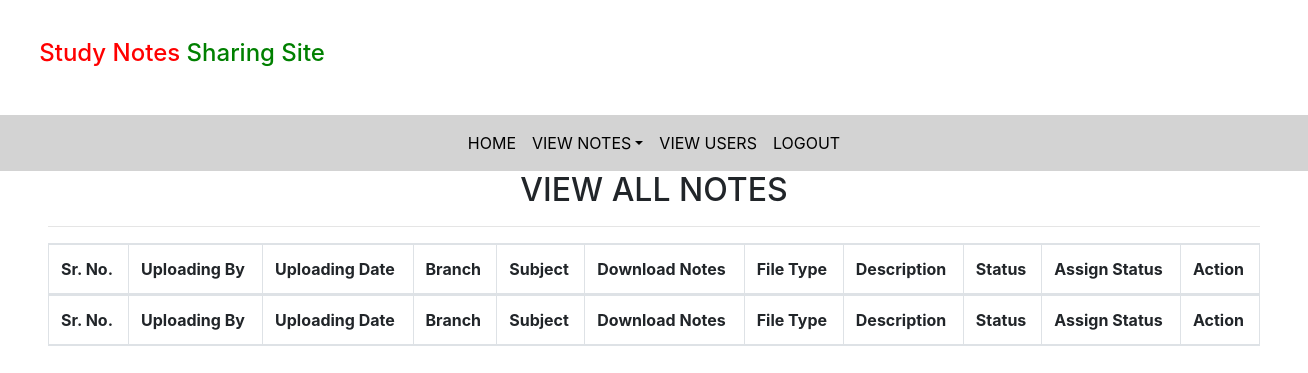
/all_notes/ (signed in), run on an earlier commit of the app's database.
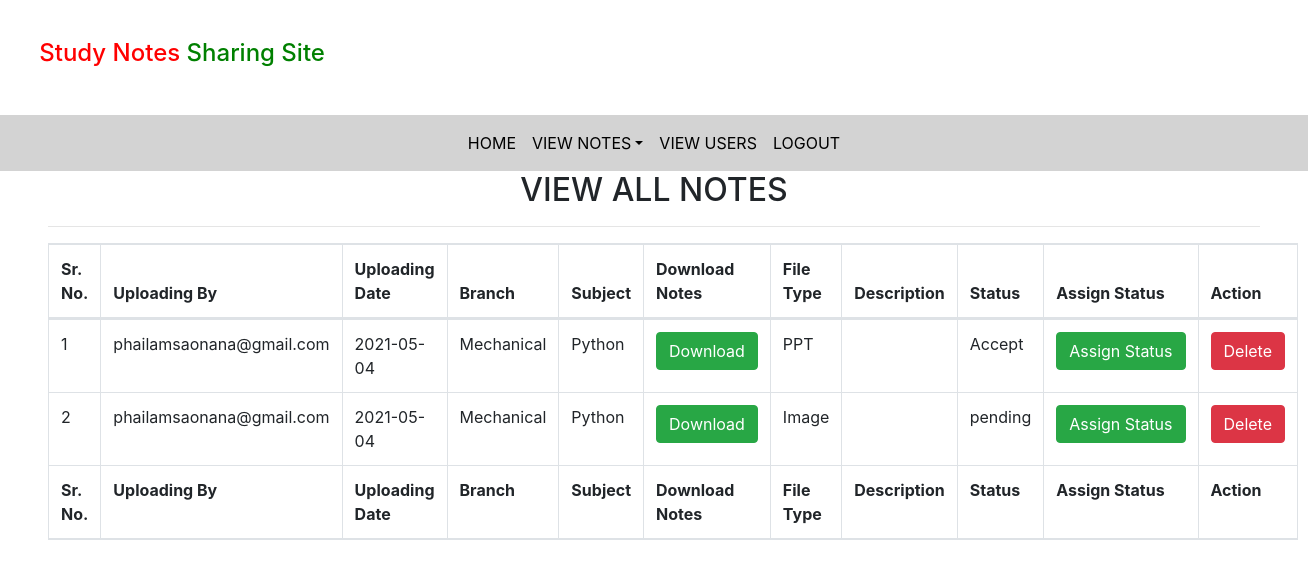
And on a later commit of the database.
### notes/models.py (models this page shows, shortened)
class Notes(models.Model):
    user = models.ForeignKey(User, on_delete=models.CASCADE)
    uploadingdata= models.CharField(max_length=30)
    branch= models.CharField(max_length=30)
    subject = models.CharField(max_length=30)
    notesfile = models.FileField( null=True)
    filetype = models.CharField(max_length=30, null=True)
    description = models.CharField(max_length=200, null=True)
    status = models.CharField(max_length=15)

### notes/views.py (the view)
# urls.py: path('all_notes/', all_notes, name= 'all_notes'),
def all_notes(request):
    if not request.user.is_authenticated:
        return  redirect('login_admin')
    notes = Notes.objects.all()
    d= {'notes':notes,'title':"VIEW ALL NOTES"}
    return  render(request,'pending_notes.html',d)

### notes/templates/pending_notes.html (shortened to what this page needs)
{% extends 'admin_nav.html' %}
{% load static %}
{% block body %}
<link rel="stylesheet" href="https://cdnjs.cloudflare.com/ajax/libs/twitter-bootstrap/4.5.2/css/bootstrap.css">
<link rel="stylesheet" href="https://cdn.datatables.net/1.10.24/css/dataTables.bootstrap4.min.css">
<div class="ml-5 mr-5">
    <h2 class="text-center">{{title}}</h2>
    <hr >
    <table id="example" class="table table-striped table-bordered dataTable" cellspacing="0" width="100%" role="grid"
        aria-describedby="example_info" style="width: 100%;">
        <thead>
            <tr>
                <th>Sr. No.</th>
                <th>Uploading By</th>
                <th>Uploading Date</th>
                <th>Branch</th>
                <th>Subject</th>
                <th>Download Notes</th>
                <th>File Type</th>
                <th>Description</th>
                <th>Status</th>
                <th>Assign Status</th>
                <th>Action</th>
            </tr>
        </thead>
        <tbody>
            {% for i in notes %}
            <tr>
                <td> {{forloop.counter}} </td>
                <td> {{i.user.username}} </td>
                <td> {{i.uploadingdata}} </td>
                <td> {{i.branch}} </td>
                <td> {{i.subject}} </td>
                <td> <a href="{{i.notesfile.url}} " download="" class="btn btn-success"> Download </a></td>
                <td> {{i.filetype}} </td>
                <td> {{i.description}} </td>
                <td> {{i.status}} </td>
                <td> <a href="{% url 'assign_notes' i.id %} " class="btn btn-success">
                        Assign&nbsp;Status </a></td>
                <td> <a href="{% url 'delete_notes_admin' i.id %} " class="btn btn-danger"
                        onclick="confirm('Are you sure?')">
                        Delete
                    </a>
                </td>
            </tr>
            {% endfor %}
        </tbody>
        <tfoot>
            <tr>
                <th>Sr. No.</th>
                <th>Uploading By</th>
                <th>Uploading Date</th>
                <th>Branch</th>
                <th>Subject</th>
                <th>Download Notes</th>
                <th>File Type</th>
                <th>Description</th>
                <th>Status</th>
                <th>Assign Status</th>
                <th>Action</th>
            </tr>
        </tfoot>
    </table>
</div>
{% endblock %}

### notes/templates/admin_nav.html (shortened to what this page needs)
<!DOCTYPE html>
<html lang="en">
<head>
    {% load static %}
    <link rel="stylesheet" href="https://maxcdn.bootstrapcdn.com/bootstrap/4.3.1/css/bootstrap.min.css">
    <link rel="stylesheet" href="https://use.fontawesome.com/releases/v5.6.3/css/all.css"
>
    <link rel="stylesheet" href="{% static 'css/mystyle.css' %}">
</head>
<body>
<h4 style="padding: 3%;"><span style="color:red;">Study Notes</span><span style="color:green;"> Sharing Site</span></h4>
<nav class="navbar navbar-expand-sm justify-content-center" style="background-color:lightgrey">
    <ul class="navbar-nav">
        <li class="navbar-item">
            <a href="{% url 'admin_home' %}" class="nav-link">HOME</a>
        </li>
        <li class="nav-item dropdown">
            <a href="" class="nav-link dropdown-toggle" data-toggle="dropdown">VIEW NOTES</a>
        </li>
        <li class="navbar-item">
            <a href="{% url 'view_users' %}" class="nav-link">VIEW USERS</a>
        </li>
        <li class="navbar-item">
            <a href="{% url 'logout' %}" class="nav-link">LOGOUT</a>
        </li>
    </ul>
</nav>
</body>
</html>
{% block body %}
{% endblock  %}

### notes/static/css/mystyle.css (style rules this page uses)
.nav-link { color: black; }

What changed in the data, as far as the page shows it:
added Notes: user.username "phailamsaonana@gmail.com", uploadingdata "2021-05-04", branch "Mechanical", subject "Python", filetype "PPT", status "Accept"
added Notes: user.username "phailamsaonana@gmail.com", uploadingdata "2021-05-04", branch "Mechanical", subject "Python", filetype "Image", status "pending"
